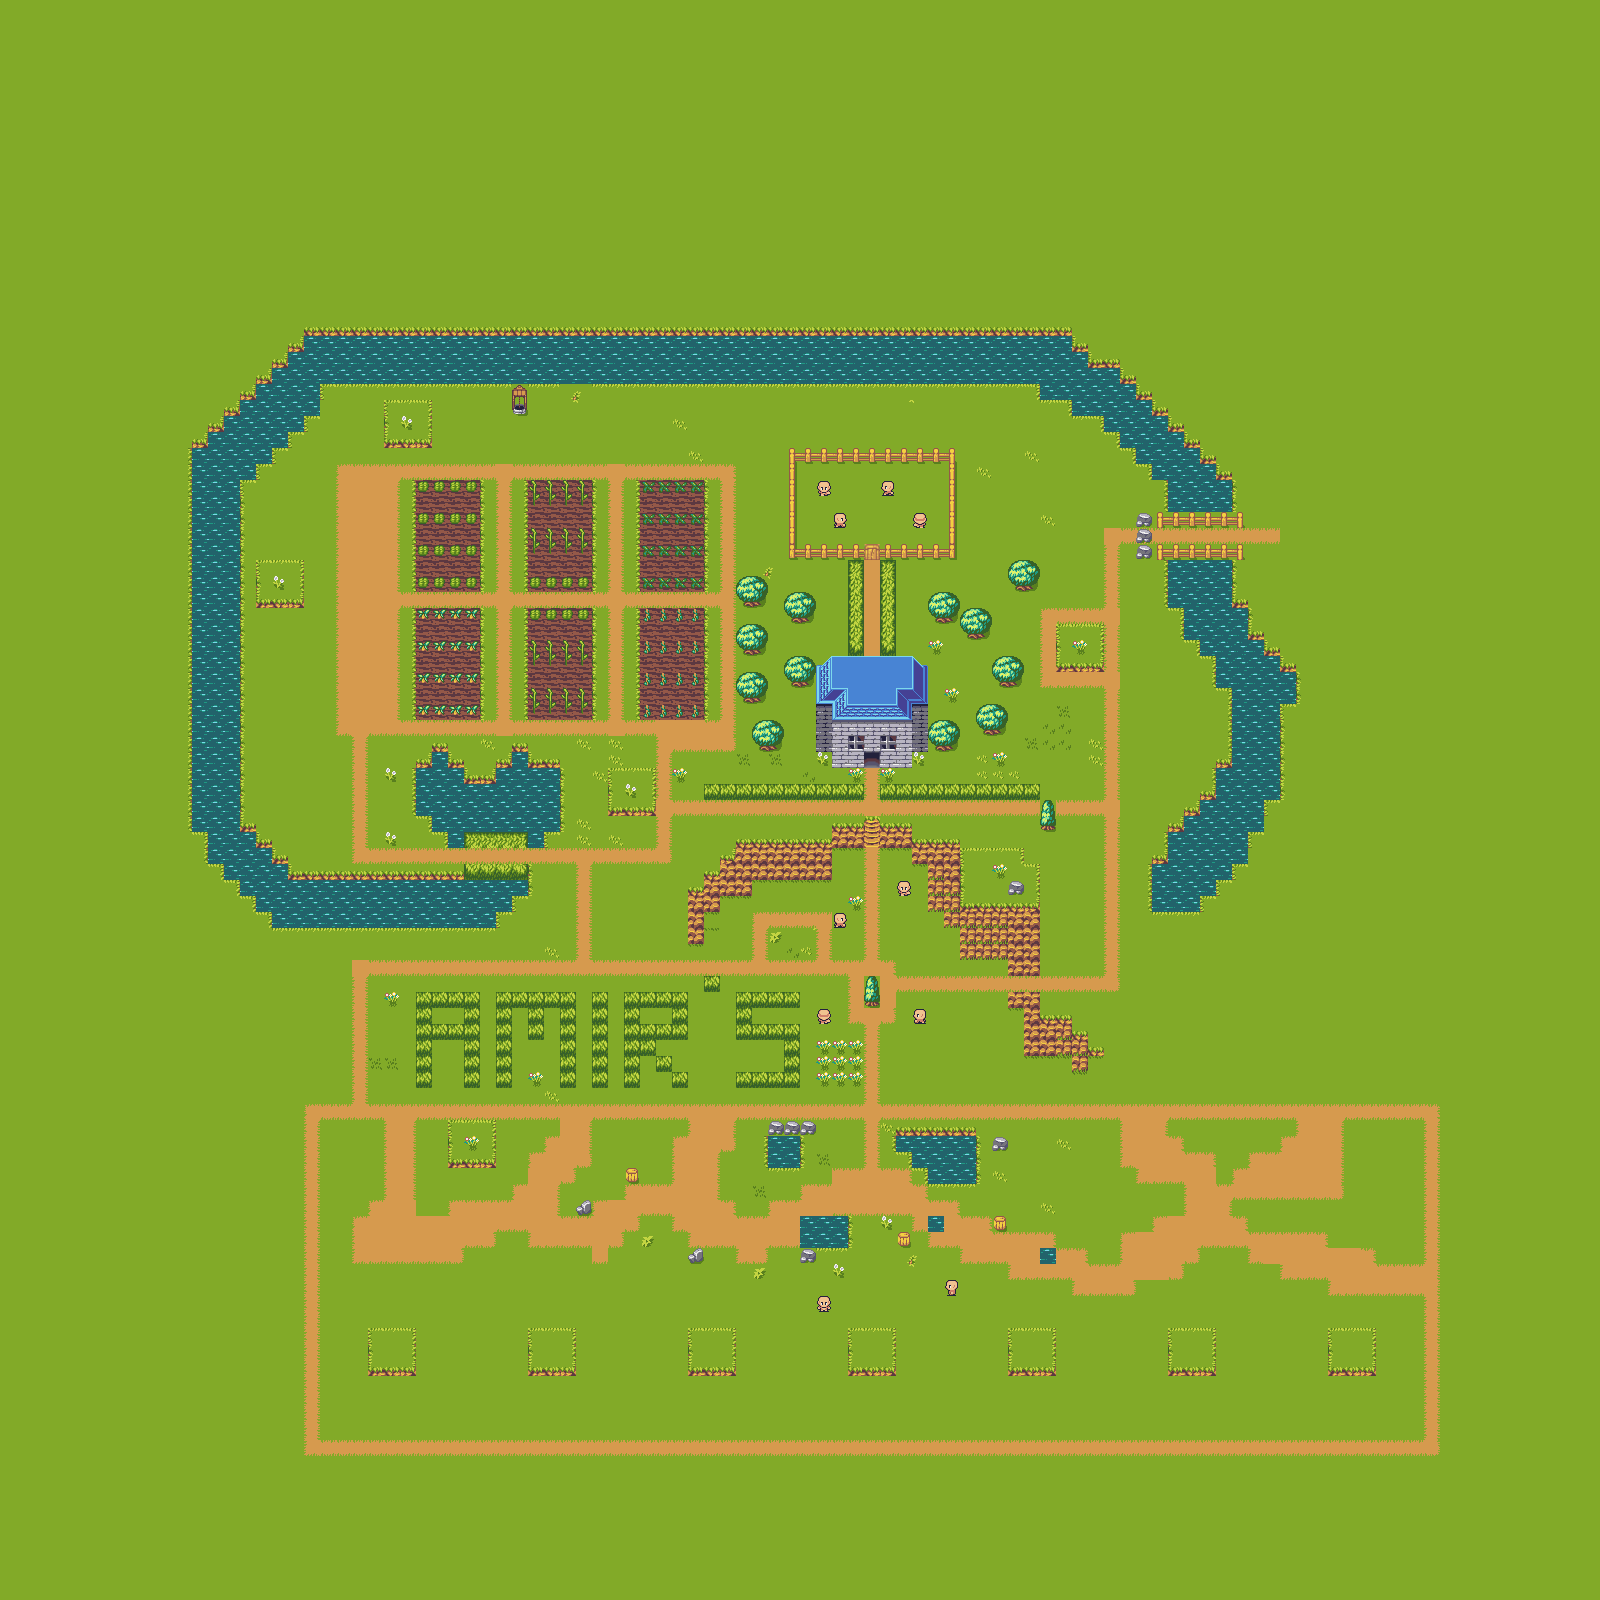

Rendered tile map (Tiled .tmx) drawn with the repository's tilesets; below, a short description and the map source with its tile grids summarised:
An orthogonal 100x100 tile map with 16x16 px tiles, 4 tile layers (Grass, House, Yard, YardUp).

<map version="1.5" tiledversion="1.7.1" orientation="orthogonal" renderorder="right-down" width="100" height="100" tilewidth="16" tileheight="16" infinite="0" nextlayerid="5" nextobjectid="1">
 <editorsettings>
  <export target="map.json" format="json" />
 </editorsettings>
 <tileset firstgid="1" source="Pluto.tsx" />
 <layer id="1" name="Grass" width="100" height="100" locked="1">
  <data>[10000 cells, 10000 non-empty, 1 distinct tile ids]</data>
 </layer>
 <layer id="2" name="House" width="100" height="100" locked="1">
  <data>[10000 cells, 47 non-empty, 21 distinct tile ids]</data>
 </layer>
 <layer id="3" name="Yard" width="100" height="100">
  <data>[10000 cells, 2391 non-empty, 75 distinct tile ids]</data>
 </layer>
 <layer id="4" name="YardUp" width="100" height="100" locked="1">
  <data>[10000 cells, 137 non-empty, 9 distinct tile ids]</data>
 </layer>
</map>